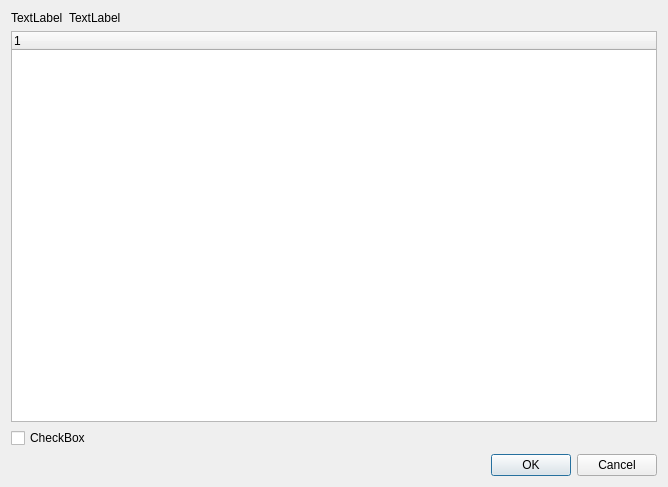
<?xml version="1.0" encoding="UTF-8"?>
<ui version="4.0">
 <class>CloseConfirmDialog</class>
 <widget class="QDialog" name="CloseConfirmDialog">
  <property name="geometry">
   <rect>
    <x>0</x>
    <y>0</y>
    <width>668</width>
    <height>487</height>
   </rect>
  </property>
  <property name="windowTitle">
   <string>Dialog</string>
  </property>
  <property name="modal">
   <bool>true</bool>
  </property>
  <layout class="QVBoxLayout" name="verticalLayout">
   <item>
    <layout class="QHBoxLayout" name="horizontalLayout">
     <item>
      <widget class="QLabel" name="icon">
       <property name="text">
        <string>TextLabel</string>
       </property>
      </widget>
     </item>
     <item>
      <widget class="QLabel" name="text">
       <property name="sizePolicy">
        <sizepolicy hsizetype="Expanding" vsizetype="Preferred">
         <horstretch>0</horstretch>
         <verstretch>0</verstretch>
        </sizepolicy>
       </property>
       <property name="text">
        <string>TextLabel</string>
       </property>
      </widget>
     </item>
    </layout>
   </item>
   <item>
    <widget class="QTreeWidget" name="m_docs_tree">
     <column>
      <property name="text">
       <string notr="true">1</string>
      </property>
     </column>
    </widget>
   </item>
   <item>
    <widget class="QCheckBox" name="m_dont_ask_again">
     <property name="text">
      <string>CheckBox</string>
     </property>
    </widget>
   </item>
   <item>
    <widget class="QDialogButtonBox" name="buttonBox">
     <property name="orientation">
      <enum>Qt::Horizontal</enum>
     </property>
     <property name="standardButtons">
      <set>QDialogButtonBox::Cancel|QDialogButtonBox::Ok</set>
     </property>
    </widget>
   </item>
  </layout>
 </widget>
 <resources/>
 <connections>
  <connection>
   <sender>buttonBox</sender>
   <signal>accepted()</signal>
   <receiver>CloseConfirmDialog</receiver>
   <slot>accept()</slot>
   <hints>
    <hint type="sourcelabel">
     <x>248</x>
     <y>254</y>
    </hint>
    <hint type="destinationlabel">
     <x>157</x>
     <y>274</y>
    </hint>
   </hints>
  </connection>
  <connection>
   <sender>buttonBox</sender>
   <signal>rejected()</signal>
   <receiver>CloseConfirmDialog</receiver>
   <slot>reject()</slot>
   <hints>
    <hint type="sourcelabel">
     <x>316</x>
     <y>260</y>
    </hint>
    <hint type="destinationlabel">
     <x>286</x>
     <y>274</y>
    </hint>
   </hints>
  </connection>
 </connections>
</ui>
